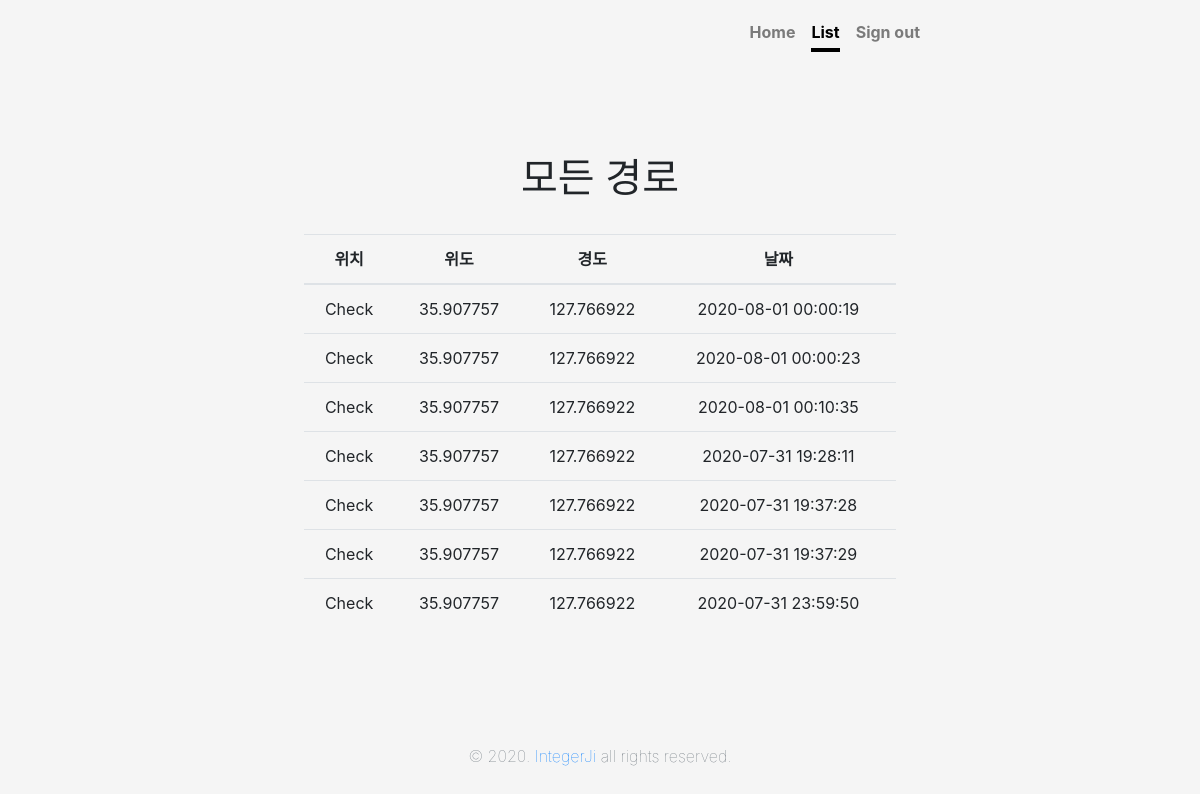
The page /app/list/ (signed in) on the database as committed earlier.
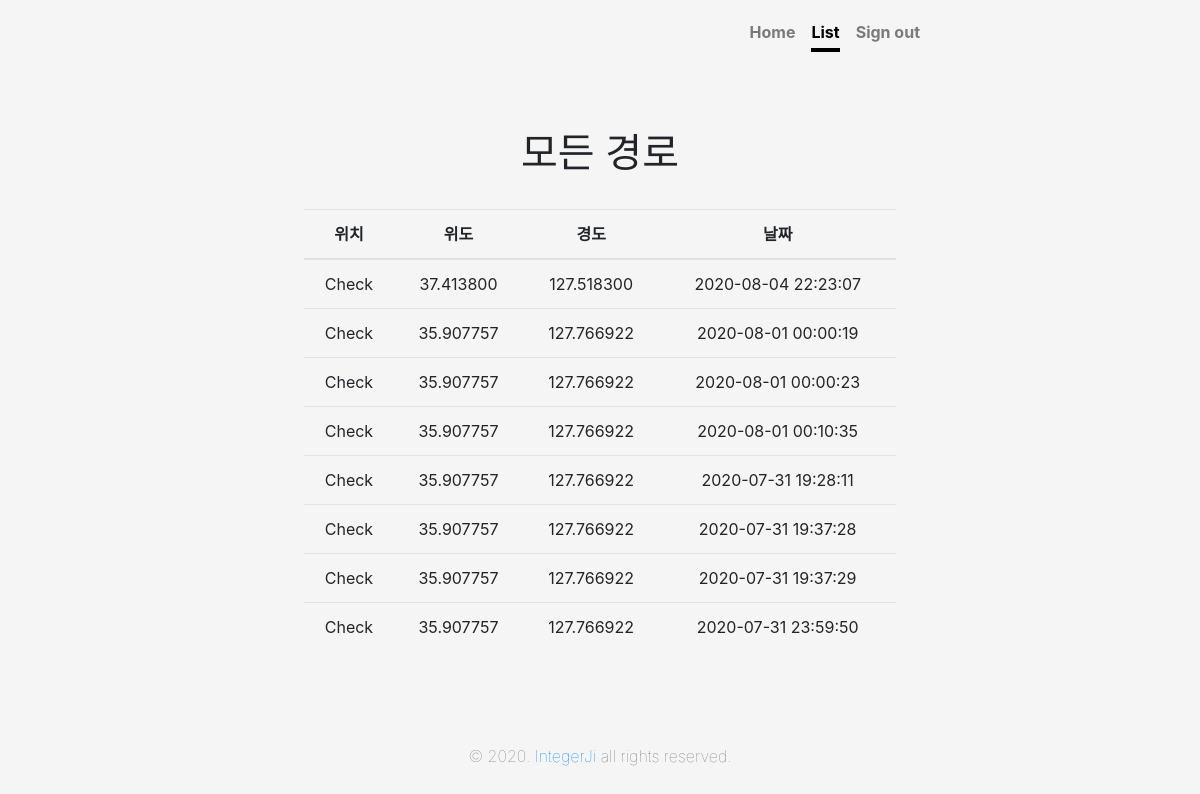
The same page on the database as committed later.
### app/models.py (models this page shows)
class Report(models.Model):
    objects = models.Manager()
    input_user = models.ForeignKey(User, on_delete = models.CASCADE)
    input_report = models.CharField(max_length=200, null = True, default='비어있음')
    input_date = models.CharField(max_length=20, default=0, null=True, blank=True)
    input_time = models.CharField(max_length=20, default=0, null=True, blank=True)
    input_lat = models.DecimalField(max_digits=9, decimal_places=6, null = True)
    input_lon = models.DecimalField(max_digits=9, decimal_places=6, null = True)

### app/views.py (the view)
# urls.py: path('list/', views.list, name='list'),
def list(request):
    report = Report.objects.filter(input_user=request.user).order_by('-input_date')
    return render(request, 'list.html', {'report':report })

### app/templates/list.html (shortened to what this page needs)
{% load static %}
<!doctype html>
<html lang="en">
<head>
  <link href="{% static 'css/bootstrap.css' %}" rel="stylesheet">
  <link href="{% static 'css/cover.css' %}" rel="stylesheet">
</head>
<body class="text-center">
  <div class="cover-container d-flex w-100 h-100 p-3 mx-auto flex-column">
    <header class="masthead mb-auto">
      <div class="inner">
        <nav class="nav nav-masthead justify-content-center">
          <a class="nav-link" href="{% url 'index' %}">Home</a>
          <a class="nav-link active" href="{% url 'list' %}">List</a>
          <a class="nav-link" href="{% url 'signout' %}">Sign out</a>
        </nav>
      </div>
    </header>
    <main role="main" class="inner cover">
      <h1 class="cover-heading">모든 경로</h1>
      <br>
      <table class="table">
        <thead>
          <tr>
            <th scope="col">위치</th>
            <th scope="col">위도</th>
            <th scope="col">경도</th>
            <th scope="col">날짜</th>
          </tr>
        </thead>
        <tbody>
          {% for report in report.all %}
          <tr>
            <td>{{ report.input_report }}</td>
            <td>{{ report.input_lat }}</td>
            <td>{{ report.input_lon }}</td>
            <td>{{ report.input_date }} {{ report.input_time }}</td>
          </tr>
          {% endfor %}
        </tbody>
      </table>
    </main>
    <footer class="mastfoot mt-auto">
      <div class="inner">
        <p class="text-muted font-weight-lighter">&copy; 2020. <a href="https://www.instagram.com/integer_ji/">IntegerJi</a> all rights reserved.</p>
      </div>
    </footer>
  </div>
</body>

### app/static/css/cover.css (style rules this page uses)
html, body { height: 100%; background-color: #f5f5f5; }
body { display: -ms-flexbox; display: flex; }
.cover-container { max-width: 42em; }
.masthead { margin-bottom: 2rem; }
.nav-masthead .nav-link { padding: .25rem 0; font-weight: 700; color: rgba(0, 0, 0, .5); background-color: transparent; border-bottom: .25rem solid transparent; }
.nav-masthead .nav-link + .nav-link { margin-left: 1rem; }
.nav-masthead .active { color: #000; border-bottom-color: #000; }
@media (min-width: 48em) { .nav-masthead { float: right; } }
.cover { padding: 0 1.5rem; }

Rows that differ between the two databases and show on the page:
added Report: input_report "Check", input_lat "37.413800", input_lon "127.518300", input_date "2020-08-04", input_time "22:23:07"
